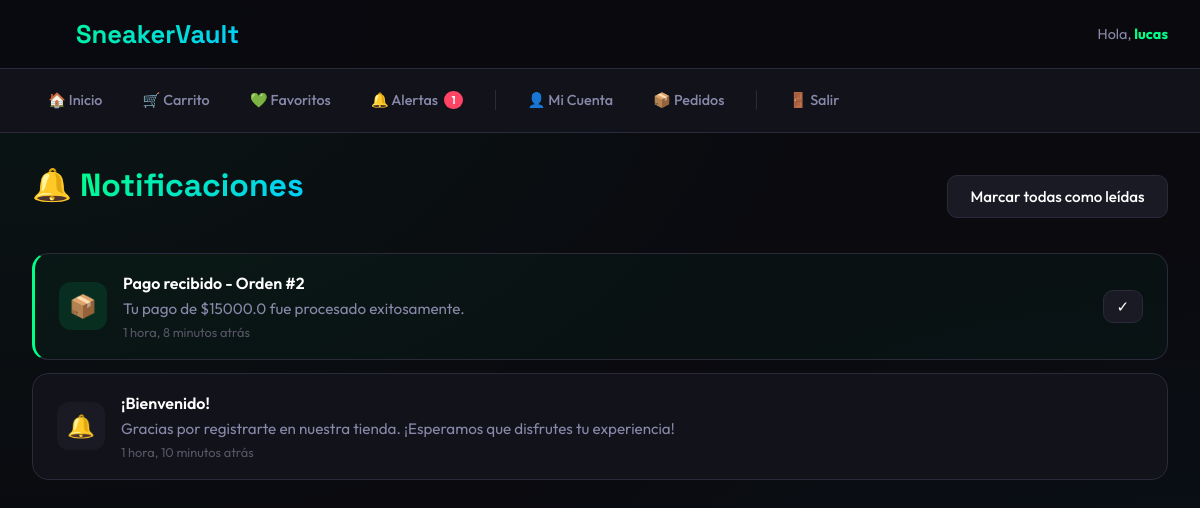
The page /notificaciones/ (signed in) on the database its author committed.
### shop/models.py (models this page shows, shortened)
class Notification(models.Model):
    NOTIFICATION_TYPES = [
        ('order', 'Orden'),
        ('review', 'Review'),
        ('promo', 'Promoción'),
        ('system', 'Sistema'),
    ]
    user = models.ForeignKey(User, on_delete=models.CASCADE, related_name='notifications')
    notification_type = models.CharField(max_length=20, choices=NOTIFICATION_TYPES)
    title = models.CharField(max_length=200)
    message = models.TextField()
    read = models.BooleanField(default=False)
    created_at = models.DateTimeField(auto_now_add=True)
    class Meta:
        ordering = ['-created_at']

### shop/views.py (the view)
# urls.py: path('notificaciones/', views.notifications_view, name='notifications'),
@login_required
def notifications_view(request):
    notifications = request.user.notifications.all()[:20]
    return render(request, 'shop/notifications.html', {'notifications': notifications})

### shop/templates/shop/notifications.html (shortened to what this page needs)
{% extends 'shop/base.html' %}
{% block content %}
<div class="notifications-header">
  <h1 class="page-title">🔔 <span>Notificaciones</span></h1>
  {% if notifications %}
    <a href="{% url 'mark_all_notifications_read' %}" class="btn btn-secondary">Marcar todas como leídas</a>
  {% endif %}
</div>
{% if notifications %}
<div class="notification-list">
  {% for notif in notifications %}
    <div class="notification-card type-{{ notif.notification_type }} {% if not notif.read %}unread{% endif %}">
      <div class="icon">
        {% if notif.notification_type == 'order' %}📦
        {% elif notif.notification_type == 'review' %}⭐
        {% elif notif.notification_type == 'promo' %}🎉
        {% else %}🔔{% endif %}
      </div>
      <div class="content">
        <div class="title">{{ notif.title }}</div>
        <div class="message">{{ notif.message }}</div>
        <div class="time">{{ notif.created_at|timesince }} atrás</div>
      </div>
      {% if not notif.read %}
        <a href="{% url 'mark_notification_read' notif.id %}" class="btn btn-secondary mark-read" style="padding: 0.4rem 0.8rem;">
          ✓
        </a>
      {% endif %}
    </div>
  {% endfor %}
</div>
{% else %}
<div class="empty-state">
  <div class="icon">🔔</div>
  <h3>No tenés notificaciones</h3>
  <p>Las novedades aparecerán aquí</p>
</div>
{% endif %}
{% endblock %}

### shop/templates/shop/base.html (shortened to what this page needs)
<!DOCTYPE html>
<html lang="es">
<head>
</head>
<body>
  <header>
    <div class="header-content">
      <a href="{% url 'product_list' %}" class="logo">
        <span class="logo-icon">👟</span>
        SneakerVault
      </a>
      {% if user.is_authenticated %}
        <span class="user-greeting">Hola, <strong>{{ user.username }}</strong></span>
      {% endif %}
    </div>
  </header>
  <nav>
    <div class="nav-content">
      <a href="{% url 'product_list' %}">🏠 Inicio</a>
      <a href="{% url 'cart_view' %}">🛒 Carrito</a>
      {% if user.is_authenticated %}
        <a href="{% url 'wishlist' %}">💚 Favoritos</a>
        <a href="{% url 'notifications' %}">
          🔔 Alertas
          <span class="nav-badge" id="notif-count" style="display: none;">0</span>
        </a>
        <a href="{% url 'profile' %}">👤 Mi Cuenta</a>
        <a href="{% url 'order_history' %}">📦 Pedidos</a>
        <a href="{% url 'logout' %}">🚪 Salir</a>
      {% else %}
        <span class="nav-separator"></span>
        <a href="{% url 'login' %}">🔑 Ingresar</a>
        <a href="{% url 'register' %}" class="btn-primary" style="color: var(--bg-dark);">Crear Cuenta</a>
      {% endif %}
    </div>
  </nav>
  <div class="container">
    {% block content %}{% endblock %}
  </div>
</body>
</html>

### shop/templates/shop/base.html (style rules this page uses)
:root { --bg-dark: #0a0a0f; --bg-card: #12121a; --bg-hover: #1a1a25; --accent: #00ff88; --accent-dim: #00cc6a; --text-primary: #ffffff; --text-secondary: #8888aa; --text-muted: #555566; --border: #2a2a3a; --danger: #ff4466; --warning: #ffaa00; --gradient: linear-gradient(135deg, #00ff88 0%, #00ccff 100%); }
* { box-sizing: border-box; margin: 0; padding: 0; }
body { font-family: 'Outfit', sans-serif; background: var(--bg-dark); color: var(--text-primary); min-height: 100vh; background-image: radial-gradient(ellipse at top left, rgba(0, 255, 136, 0.05) 0%, transparent 50%), radial-gradient(ellipse at bottom right, rgba(0, 204, 255, 0.05) 0%, transparent 50%); }
header { background: rgba(10, 10, 15, 0.95); backdrop-filter: blur(20px); border-bottom: 1px solid var(--border); padding: 1rem 2rem; position: sticky; top: 0; z-index: 100; }
.header-content { max-width: 1400px; margin: 0 auto; display: flex; justify-content: space-between; align-items: center; }
.logo { font-family: 'Space Grotesk', sans-serif; font-size: 1.6rem; font-weight: 700; background: var(--gradient); -webkit-background-clip: text; -webkit-text-fill-color: transparent; background-clip: text; display: flex; align-items: center; gap: 0.5rem; text-decoration: none; }
.logo-icon { font-size: 1.8rem; filter: drop-shadow(0 0 10px rgba(0, 255, 136, 0.5)); }
.user-greeting { color: var(--text-secondary); font-size: 0.9rem; }
.user-greeting strong { color: var(--accent); }
nav { background: var(--bg-card); padding: 0.8rem 2rem; border-bottom: 1px solid var(--border); }
.nav-content { max-width: 1400px; margin: 0 auto; display: flex; gap: 0.5rem; flex-wrap: wrap; align-items: center; }
nav a { color: var(--text-secondary); text-decoration: none; padding: 0.6rem 1rem; border-radius: 8px; font-size: 0.9rem; font-weight: 500; transition: all 0.2s ease; display: flex; align-items: center; gap: 0.4rem; }
.nav-badge { background: var(--danger); color: white; border-radius: 50%; padding: 2px 7px; font-size: 0.7rem; font-weight: 600; }
.container { max-width: 1400px; margin: 0 auto; padding: 2rem; }
.btn { display: inline-flex; align-items: center; gap: 0.5rem; padding: 0.7rem 1.4rem; border: none; border-radius: 10px; font-family: 'Outfit', sans-serif; font-size: 0.95rem; font-weight: 500; cursor: pointer; transition: all 0.2s ease; text-decoration: none; }
.btn-secondary { background: var(--bg-hover); color: var(--text-primary); border: 1px solid var(--border); }
.page-title { font-family: 'Space Grotesk', sans-serif; font-size: 2rem; font-weight: 700; margin-bottom: 1.5rem; display: flex; align-items: center; gap: 0.5rem; }
.page-title span { background: var(--gradient); -webkit-background-clip: text; -webkit-text-fill-color: transparent; background-clip: text; }
body::after { content: ''; position: fixed; bottom: 0; left: 50%; transform: translateX(-50%); width: 60%; height: 200px; background: radial-gradient(ellipse, rgba(0, 255, 136, 0.08) 0%, transparent 70%); pointer-events: none; z-index: -1; }

### shop/templates/shop/notifications.html (style rules this page uses)
.notifications-header { display: flex; justify-content: space-between; align-items: center; margin-bottom: 1.5rem; }
.notification-list { display: flex; flex-direction: column; gap: 0.8rem; }
.notification-card { background: var(--bg-card); border: 1px solid var(--border); border-radius: 16px; padding: 1.2rem 1.5rem; display: flex; align-items: center; gap: 1rem; transition: all 0.2s ease; }
.notification-card.unread { border-left: 3px solid var(--accent); background: rgba(0, 255, 136, 0.03); }
.notification-card .icon { width: 48px; height: 48px; background: var(--bg-hover); border-radius: 12px; display: flex; align-items: center; justify-content: center; font-size: 1.4rem; flex-shrink: 0; }
.notification-card.type-order .icon { background: rgba(0, 255, 136, 0.1); }
.notification-card .content { flex: 1; }
.notification-card .title { font-weight: 600; margin-bottom: 0.3rem; }
.notification-card .message { color: var(--text-secondary); font-size: 0.95rem; line-height: 1.4; }
.notification-card .time { color: var(--text-muted); font-size: 0.8rem; margin-top: 0.3rem; }
.notification-card .mark-read { flex-shrink: 0; }

### rows shown on the page
Notification: title "Pago recibido - Orden #2", message "Tu pago de $15000.0 fue procesado exitosamente.", created_at "1 hora, 8 minutos"
Notification: title "¡Bienvenido!", message "Gracias por registrarte en nuestra tienda. ¡Esperamos que disfrutes tu experiencia!", created_at "1 hora, 10 minutos"

### other values the page prints
{{ user.username }} "lucas"
